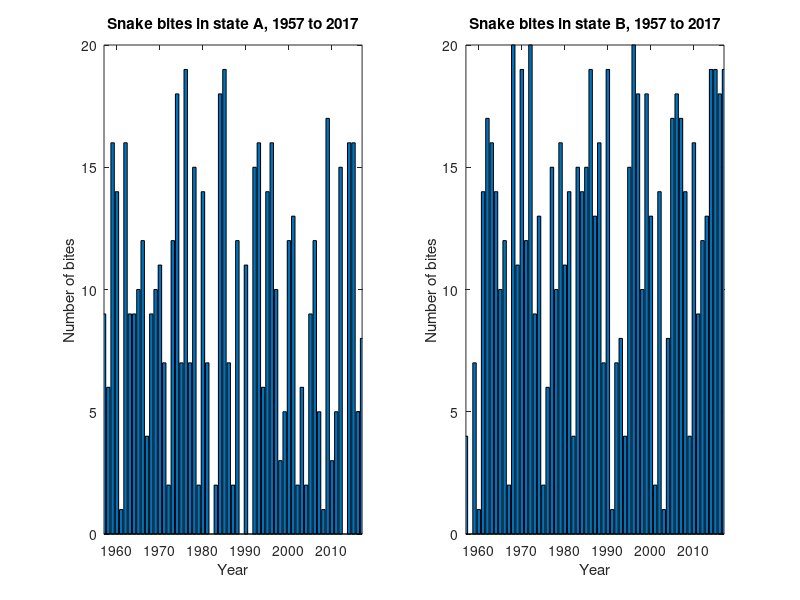

This chart was generated by the following MATLAB code:
% Set up a vector containing the census years
years = 1957:2017;

% Generate random number of bites for each year
a = randi([0, 20], 1, length(years));
b = randi([0, 20], 1, length(years));

% Identify the maximum number of bites to help
% construct consistent bounds for both plots
Amax = max(a);
Bmax = max(b);
ABmax = max([Amax Bmax]);

figure(1); clf; hold on;

% Plot for state A
subplot(1, 2, 1); hold on;
bar(years, a);
xlabel('Year');
ylabel('Number of bites');
title('Snake bites in state A, 1957 to 2017');
axis([1957 2017 0 ABmax]);
box on;

% Plot for state B
subplot(1, 2, 2); hold on;
bar(years, b);
xlabel('Year');
ylabel('Number of bites');
title('Snake bites in state B, 1957 to 2017');
axis([1957 2017 0 ABmax]);
box on;
